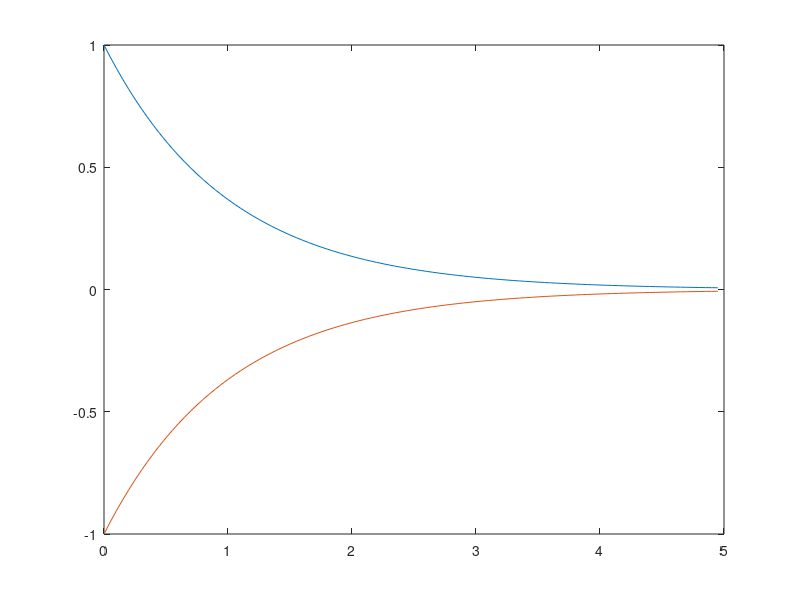

The MATLAB source for this figure:
%   dx = -x
%   x = x_0 * exp(-t)
%   dx = -x = -x_0 * exp(-t)
%   a good Lyapunov candidate: V = x^2 ==> dV = 2 * x * dx = -2 * x^2

clear
close all

%%  

sample_time = 0.05;
length = 100;

x_0 = 1;

t = 0 : sample_time : (length - 1) * sample_time;
plot(t, x_0 * exp(-t));
hold on
plot(t, -x_0 * exp(-t));

%%

dimension = 1; % dimension of the state


n1 = 200; % number of samples for training
n2 = 10;  % number of samples for exploring

for i = 1 : n1
    training_sample(i).data = zeros(length, dimension);
    derivative_training_sample(i).data = zeros(length, dimension);
end

for i = 1 : n1
    for idx = 1 : length
        training_sample(i).data(idx) = x_0 * exp(-(idx - 1) * sample_time);
        derivative_training_sample(i).data(idx) = -x_0 * exp(-(idx - 1));
    end
end


for i = 1 : n2
    exploring_sample(i).data = zeros(length, dimension);
    derivative_exploring_sample(i).data = zeros(length, dimension);
end